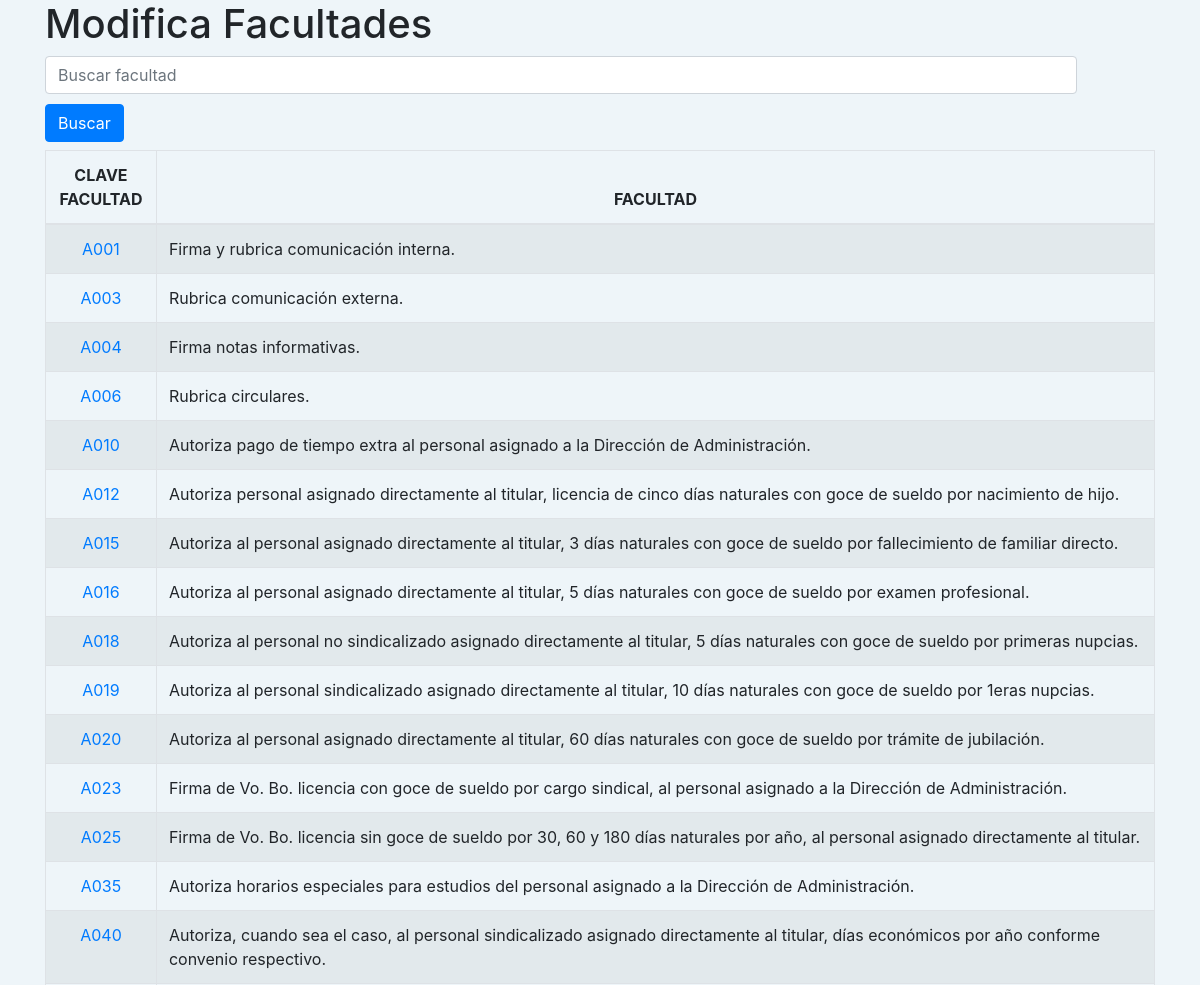
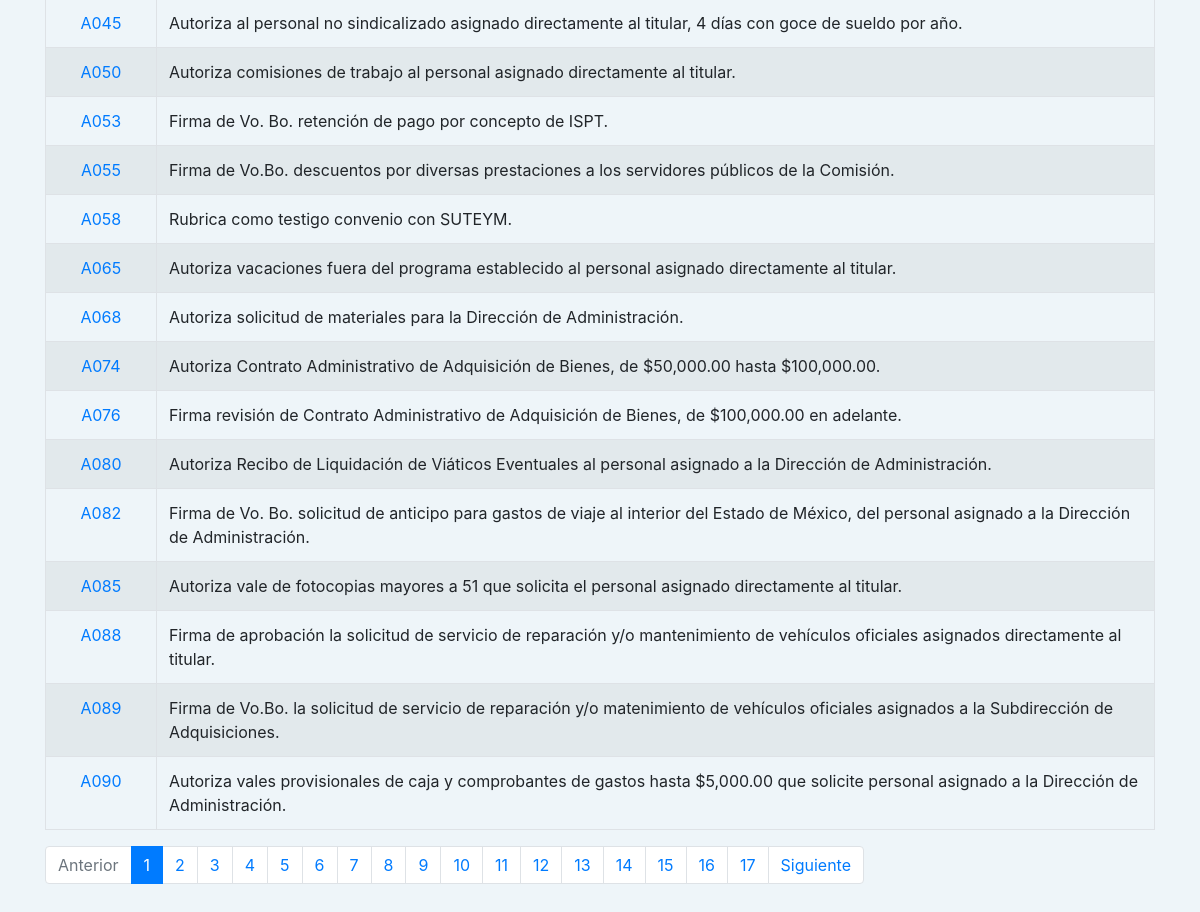
The app's page /lista_mod_fac.php?pagina=1 with its own data (2 pictures, top to bottom).
### tables this page shows
CREATE TABLE IF NOT EXISTS `facultades` (
  `id` int(11) NOT NULL AUTO_INCREMENT,
  `clave` varchar(5) DEFAULT NULL,
  `facultad` varchar(254) DEFAULT NULL,
  `referencia` varchar(254) DEFAULT NULL,
  `baja` tinyint(1) DEFAULT 0,
  PRIMARY KEY (`id`)
);

### lista_mod_fac.php (the view, shortened to what this page needs)
<?php
include_once("Connections/cedulas.php");
try {
    $sql = "SELECT * FROM facultades WHERE baja = 0 ORDER by clave";
    $fac = $conexion->prepare($sql);
    $fac->execute();
    $facultades_x_pagina = 30;
    $total_facultades_bd = $fac->rowCount();
    $paginas = $total_facultades_bd/$facultades_x_pagina;
    $paginas = ceil($paginas);
}catch(PDOException $e) {
    echo $e->getMessage();
}
?>
<!DOCTYPE html>
<html lang="es">
<head>
	<link rel="stylesheet" href="https://stackpath.bootstrapcdn.com/bootstrap/4.1.3/css/bootstrap.min.css">
    <link rel="stylesheet" type="text/css" href="css/acomoda.css">
</head>
<body>
	<div class="container  my-5">
            <h1>Modifica Facultades</h1>
            <form method="POST" action="" onSubmit="return validarForm(this)">
                <input type="text" class="form-control" placeholder="Buscar facultad" name="palabra" style="width: 93%; display: inline-block; margin-bottom: 10px;">
                <button type="submit" class="btn btn-primary" name="buscar" id="buscar" value="&rarr;" style="margin-bottom: 8px;">Buscar</button>
            </form>
            <?php
            $iniciar = ((int)$_GET['pagina']-1)*$facultades_x_pagina;
            if(isset($_POST['buscar'])) {
                try {
                    $sql_fac = "SELECT * FROM facultades WHERE baja = 0 AND facultad like '%".$_POST['palabra']."%' ORDER BY clave LIMIT :iniciar,:ndictamenes";
                    $sentencia_fac = $conexion->prepare($sql_fac);
                    $sentencia_fac->bindParam(':iniciar', $iniciar, PDO::PARAM_INT);
                    $sentencia_fac->bindParam(':ndictamenes', $facultades_x_pagina, PDO::PARAM_INT);
                    $sentencia_fac->execute();
                }catch(PDOException $e) {
                    echo $e->getMessage();
                }
            } else {
                try {
                    $sql_fac = "SELECT * FROM facultades WHERE baja = 0 ORDER BY clave LIMIT :iniciar,:ndictamenes";
                    $sentencia_fac = $conexion->prepare($sql_fac);
                    $sentencia_fac->bindParam(':iniciar', $iniciar, PDO::PARAM_INT);
                    $sentencia_fac->bindParam(':ndictamenes', $facultades_x_pagina, PDO::PARAM_INT);
                    $sentencia_fac->execute();
                }catch(PDOException $e) {
                    echo $e->getMessage();
                }
            }
            $resultado_fac = $sentencia_fac->fetchAll();
            ?>
            <table class="table table-striped table-bordered">
                <thead>
                    <tr style="text-align: center;">
                        <th>CLAVE FACULTAD</th>
                        <th>FACULTAD</th>
                    </tr>
                </thead>
                <?php
                foreach($resultado_fac as $facs):
                ?>
                    <tr>
                        <td style="text-align: center; width: 10%;"><a href="modFacultad.php?recordID=<?php echo $facs['clave']; ?>"><?php echo $facs['clave']; ?></a></td>
                        <td style="text-align: left; width: 90%;"><?php echo $facs['facultad']; ?></td>
                    </tr>
                <?php endforeach ?>
            </table>
            <nav aria-label="Page navigatíon example">
                <ul class="pagination">
                    <li class="page-item <?php echo $_GET['pagina']<=1 ? 'disabled' : '' ?>">
                        <a class="page-link" href="lista_mod_fac.php?pagina=<?php echo (int)$_GET['pagina']-1; ?>">  Anterior</a>
                    </li>
                    <?php for($i=0;$i<$paginas;$i++): ?>
                        <li class="page-item <?php echo $_GET['pagina']==$i+1 ? 'active' : '' ?>">
                            <a class="page-link" href="lista_mod_fac.php?pagina=<?php echo $i+1; ?>">
                                <?php echo $i+1; ?>
                            </a>
                        </li>
                    <?php endfor ?>
                    <li class="page-item <?php echo $_GET['pagina']>=$paginas ? 'disabled' : '' ?>">
                        <a class="page-link" href="lista_del_mod.php?pagina=<?php echo (int)$_GET['pagina']+1; ?>">Siguiente</a>
                    </li>
                </ul>
            </nav>
        </div>
</body>
</html>

### css/acomoda.css (style rules this page uses)
.my-5 { margin-top: 0 !important; }

### lista_mod_fac.php (style rules this page uses)
body { background-color: #eef5f9; }

### records on screen
facultades: clave "A001", facultad "Firma y rubrica comunicación interna."
facultades: clave "A003", facultad "Rubrica comunicación externa."
facultades: clave "A004", facultad "Firma notas informativas."
facultades: clave "A006", facultad "Rubrica circulares."
facultades: clave "A010", facultad "Autoriza pago de tiempo extra al personal asignado a la Dirección de Administración."
facultades: clave "A012", facultad "Autoriza personal asignado directamente al titular, licencia de cinco días naturales con goce de sueldo por nacimiento de hijo."
facultades: clave "A015", facultad "Autoriza al personal asignado directamente al titular, 3 días naturales con goce de sueldo por fallecimiento de familiar directo."
facultades: clave "A016", facultad "Autoriza al personal asignado directamente al titular, 5 días naturales con goce de sueldo por examen profesional."
facultades: clave "A018", facultad "Autoriza al personal no sindicalizado asignado directamente al titular, 5 días naturales con goce de sueldo por primeras nupcias."
facultades: clave "A019", facultad "Autoriza al personal sindicalizado asignado directamente al titular, 10 días naturales con goce de sueldo por 1eras nupcias."
facultades: clave "A020", facultad "Autoriza al personal asignado directamente al titular, 60 días naturales con goce de sueldo por trámite de jubilación."
facultades: clave "A023", facultad "Firma de Vo. Bo. licencia con goce de sueldo por cargo sindical, al personal asignado a la Dirección de Administración."
facultades: clave "A025", facultad "Firma de Vo. Bo. licencia sin goce de sueldo por 30, 60 y 180 días naturales por año, al personal asignado directamente al titular."
facultades: clave "A035", facultad "Autoriza horarios especiales para estudios del personal asignado a la Dirección de Administración."
facultades: clave "A040", facultad "Autoriza, cuando sea el caso, al personal sindicalizado asignado directamente al titular, días económicos por año conforme convenio respectivo."
facultades: clave "A045", facultad "Autoriza al personal no sindicalizado asignado directamente al titular, 4 días con goce de sueldo por año."
facultades: clave "A050", facultad "Autoriza comisiones de trabajo al personal asignado directamente al titular."
facultades: clave "A053", facultad "Firma de Vo. Bo. retención de pago por concepto de ISPT."
facultades: clave "A055", facultad "Firma de Vo.Bo. descuentos por diversas prestaciones a los servidores públicos de la Comisión."
facultades: clave "A058", facultad "Rubrica como testigo convenio con SUTEYM."
facultades: clave "A065", facultad "Autoriza vacaciones fuera del programa establecido al personal asignado directamente al titular."
facultades: clave "A068", facultad "Autoriza solicitud de materiales para la Dirección de Administración."
facultades: clave "A074", facultad "Autoriza Contrato Administrativo de Adquisición de Bienes, de $50,000.00 hasta $100,000.00."
facultades: clave "A076", facultad "Firma revisión de Contrato Administrativo de Adquisición de Bienes, de $100,000.00 en adelante."
facultades: clave "A080", facultad "Autoriza Recibo de Liquidación de Viáticos Eventuales al personal asignado a la Dirección de Administración."
facultades: clave "A082", facultad "Firma de Vo. Bo. solicitud de anticipo para gastos de viaje al interior del Estado de México, del personal asignado a la Dirección de Administración."
facultades: clave "A085", facultad "Autoriza vale de fotocopias mayores a 51 que solicita el personal asignado directamente al titular."
facultades: clave "A088", facultad "Firma de aprobación la solicitud de servicio de reparación y/o mantenimiento de vehículos oficiales asignados directamente al titular."
facultades: clave "A089", facultad "Firma de Vo.Bo. la solicitud de servicio de reparación y/o matenimiento de vehículos oficiales asignados a la Subdirección de Adquisiciones."
facultades: clave "A090", facultad "Autoriza vales provisionales de caja y comprobantes de gastos hasta $5,000.00 que solicite personal asignado a la Dirección de Administración."
